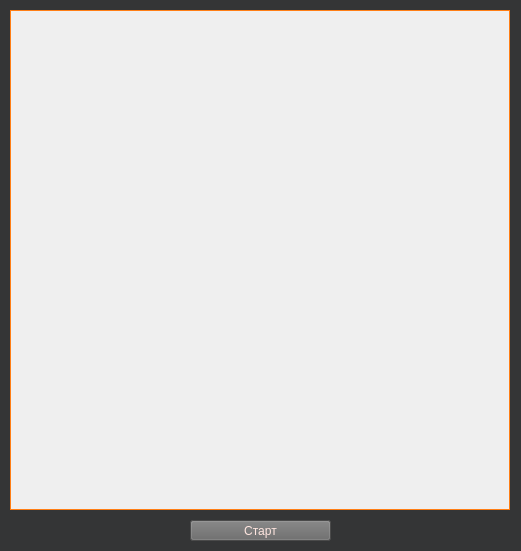
<?xml version="1.0" encoding="UTF-8"?>
<ui version="4.0">
 <class>MainWindow</class>
 <widget class="QMainWindow" name="MainWindow">
  <property name="enabled">
   <bool>true</bool>
  </property>
  <property name="geometry">
   <rect>
    <x>0</x>
    <y>0</y>
    <width>521</width>
    <height>551</height>
   </rect>
  </property>
  <property name="sizePolicy">
   <sizepolicy hsizetype="Preferred" vsizetype="Preferred">
    <horstretch>0</horstretch>
    <verstretch>0</verstretch>
   </sizepolicy>
  </property>
  <property name="minimumSize">
   <size>
    <width>521</width>
    <height>551</height>
   </size>
  </property>
  <property name="maximumSize">
   <size>
    <width>521</width>
    <height>551</height>
   </size>
  </property>
  <property name="windowTitle">
   <string>Лабораторная №8. Алгоритм Лианга-Барски.</string>
  </property>
  <property name="animated">
   <bool>false</bool>
  </property>
  <property name="documentMode">
   <bool>false</bool>
  </property>
  <widget class="QWidget" name="centralwidget">
   <property name="palette">
    <palette>
     <active>
      <colorrole role="WindowText">
       <brush brushstyle="SolidPattern">
        <color alpha="255">
         <red>255</red>
         <green>255</green>
         <blue>255</blue>
        </color>
       </brush>
      </colorrole>
      <colorrole role="Button">
       <brush brushstyle="SolidPattern">
        <color alpha="255">
         <red>52</red>
         <green>53</green>
         <blue>54</blue>
        </color>
       </brush>
      </colorrole>
      <colorrole role="Light">
       <brush brushstyle="SolidPattern">
        <color alpha="255">
         <red>78</red>
         <green>79</green>
         <blue>81</blue>
        </color>
       </brush>
      </colorrole>
      <colorrole role="Midlight">
       <brush brushstyle="SolidPattern">
        <color alpha="255">
         <red>65</red>
         <green>66</green>
         <blue>67</blue>
        </color>
       </brush>
      </colorrole>
      <colorrole role="Dark">
       <brush brushstyle="SolidPattern">
        <color alpha="255">
         <red>26</red>
         <green>26</green>
         <blue>27</blue>
        </color>
       </brush>
      </colorrole>
      <colorrole role="Mid">
       <brush brushstyle="SolidPattern">
        <color alpha="255">
         <red>34</red>
         <green>35</green>
         <blue>36</blue>
        </color>
       </brush>
      </colorrole>
      <colorrole role="Text">
       <brush brushstyle="SolidPattern">
        <color alpha="255">
         <red>255</red>
         <green>255</green>
         <blue>255</blue>
        </color>
       </brush>
      </colorrole>
      <colorrole role="BrightText">
       <brush brushstyle="SolidPattern">
        <color alpha="255">
         <red>255</red>
         <green>255</green>
         <blue>255</blue>
        </color>
       </brush>
      </colorrole>
      <colorrole role="ButtonText">
       <brush brushstyle="SolidPattern">
        <color alpha="255">
         <red>255</red>
         <green>255</green>
         <blue>255</blue>
        </color>
       </brush>
      </colorrole>
      <colorrole role="Base">
       <brush brushstyle="SolidPattern">
        <color alpha="255">
         <red>0</red>
         <green>0</green>
         <blue>0</blue>
        </color>
       </brush>
      </colorrole>
      <colorrole role="Window">
       <brush brushstyle="SolidPattern">
        <color alpha="255">
         <red>52</red>
         <green>53</green>
         <blue>54</blue>
        </color>
       </brush>
      </colorrole>
      <colorrole role="Shadow">
       <brush brushstyle="SolidPattern">
        <color alpha="255">
         <red>0</red>
         <green>0</green>
         <blue>0</blue>
        </color>
       </brush>
      </colorrole>
      <colorrole role="AlternateBase">
       <brush brushstyle="SolidPattern">
        <color alpha="255">
         <red>26</red>
         <green>26</green>
         <blue>27</blue>
        </color>
       </brush>
      </colorrole>
      <colorrole role="ToolTipBase">
       <brush brushstyle="SolidPattern">
        <color alpha="255">
         <red>255</red>
         <green>255</green>
         <blue>220</blue>
        </color>
       </brush>
      </colorrole>
      <colorrole role="ToolTipText">
       <brush brushstyle="SolidPattern">
        <color alpha="255">
         <red>0</red>
         <green>0</green>
         <blue>0</blue>
        </color>
       </brush>
      </colorrole>
      <colorrole role="PlaceholderText">
       <brush brushstyle="NoBrush">
        <color alpha="128">
         <red>255</red>
         <green>255</green>
         <blue>255</blue>
        </color>
       </brush>
      </colorrole>
     </active>
     <inactive>
      <colorrole role="WindowText">
       <brush brushstyle="SolidPattern">
        <color alpha="255">
         <red>255</red>
         <green>255</green>
         <blue>255</blue>
        </color>
       </brush>
      </colorrole>
      <colorrole role="Button">
       <brush brushstyle="SolidPattern">
        <color alpha="255">
         <red>52</red>
         <green>53</green>
         <blue>54</blue>
        </color>
       </brush>
      </colorrole>
      <colorrole role="Light">
       <brush brushstyle="SolidPattern">
        <color alpha="255">
         <red>78</red>
         <green>79</green>
         <blue>81</blue>
        </color>
       </brush>
      </colorrole>
      <colorrole role="Midlight">
       <brush brushstyle="SolidPattern">
        <color alpha="255">
         <red>65</red>
         <green>66</green>
         <blue>67</blue>
        </color>
       </brush>
      </colorrole>
      <colorrole role="Dark">
       <brush brushstyle="SolidPattern">
        <color alpha="255">
         <red>26</red>
         <green>26</green>
         <blue>27</blue>
        </color>
       </brush>
      </colorrole>
      <colorrole role="Mid">
       <brush brushstyle="SolidPattern">
        <color alpha="255">
         <red>34</red>
         <green>35</green>
         <blue>36</blue>
        </color>
       </brush>
      </colorrole>
      <colorrole role="Text">
       <brush brushstyle="SolidPattern">
        <color alpha="255">
         <red>255</red>
         <green>255</green>
         <blue>255</blue>
        </color>
       </brush>
      </colorrole>
      <colorrole role="BrightText">
       <brush brushstyle="SolidPattern">
        <color alpha="255">
         <red>255</red>
         <green>255</green>
         <blue>255</blue>
        </color>
       </brush>
      </colorrole>
      <colorrole role="ButtonText">
       <brush brushstyle="SolidPattern">
        <color alpha="255">
         <red>255</red>
         <green>255</green>
         <blue>255</blue>
        </color>
       </brush>
      </colorrole>
      <colorrole role="Base">
       <brush brushstyle="SolidPattern">
        <color alpha="255">
         <red>0</red>
         <green>0</green>
         <blue>0</blue>
        </color>
       </brush>
      </colorrole>
      <colorrole role="Window">
       <brush brushstyle="SolidPattern">
        <color alpha="255">
         <red>52</red>
         <green>53</green>
         <blue>54</blue>
        </color>
       </brush>
      </colorrole>
      <colorrole role="Shadow">
       <brush brushstyle="SolidPattern">
        <color alpha="255">
         <red>0</red>
         <green>0</green>
         <blue>0</blue>
        </color>
       </brush>
      </colorrole>
      <colorrole role="AlternateBase">
       <brush brushstyle="SolidPattern">
        <color alpha="255">
         <red>26</red>
         <green>26</green>
         <blue>27</blue>
        </color>
       </brush>
      </colorrole>
      <colorrole role="ToolTipBase">
       <brush brushstyle="SolidPattern">
        <color alpha="255">
         <red>255</red>
         <green>255</green>
         <blue>220</blue>
        </color>
       </brush>
      </colorrole>
      <colorrole role="ToolTipText">
       <brush brushstyle="SolidPattern">
        <color alpha="255">
         <red>0</red>
         <green>0</green>
         <blue>0</blue>
        </color>
       </brush>
      </colorrole>
      <colorrole role="PlaceholderText">
       <brush brushstyle="NoBrush">
        <color alpha="128">
         <red>255</red>
         <green>255</green>
         <blue>255</blue>
        </color>
       </brush>
      </colorrole>
     </inactive>
     <disabled>
      <colorrole role="WindowText">
       <brush brushstyle="SolidPattern">
        <color alpha="255">
         <red>26</red>
         <green>26</green>
         <blue>27</blue>
        </color>
       </brush>
      </colorrole>
      <colorrole role="Button">
       <brush brushstyle="SolidPattern">
        <color alpha="255">
         <red>52</red>
         <green>53</green>
         <blue>54</blue>
        </color>
       </brush>
      </colorrole>
      <colorrole role="Light">
       <brush brushstyle="SolidPattern">
        <color alpha="255">
         <red>78</red>
         <green>79</green>
         <blue>81</blue>
        </color>
       </brush>
      </colorrole>
      <colorrole role="Midlight">
       <brush brushstyle="SolidPattern">
        <color alpha="255">
         <red>65</red>
         <green>66</green>
         <blue>67</blue>
        </color>
       </brush>
      </colorrole>
      <colorrole role="Dark">
       <brush brushstyle="SolidPattern">
        <color alpha="255">
         <red>26</red>
         <green>26</green>
         <blue>27</blue>
        </color>
       </brush>
      </colorrole>
      <colorrole role="Mid">
       <brush brushstyle="SolidPattern">
        <color alpha="255">
         <red>34</red>
         <green>35</green>
         <blue>36</blue>
        </color>
       </brush>
      </colorrole>
      <colorrole role="Text">
       <brush brushstyle="SolidPattern">
        <color alpha="255">
         <red>26</red>
         <green>26</green>
         <blue>27</blue>
        </color>
       </brush>
      </colorrole>
      <colorrole role="BrightText">
       <brush brushstyle="SolidPattern">
        <color alpha="255">
         <red>255</red>
         <green>255</green>
         <blue>255</blue>
        </color>
       </brush>
      </colorrole>
      <colorrole role="ButtonText">
       <brush brushstyle="SolidPattern">
        <color alpha="255">
         <red>26</red>
         <green>26</green>
         <blue>27</blue>
        </color>
       </brush>
      </colorrole>
      <colorrole role="Base">
       <brush brushstyle="SolidPattern">
        <color alpha="255">
         <red>52</red>
         <green>53</green>
         <blue>54</blue>
        </color>
       </brush>
      </colorrole>
      <colorrole role="Window">
       <brush brushstyle="SolidPattern">
        <color alpha="255">
         <red>52</red>
         <green>53</green>
         <blue>54</blue>
        </color>
       </brush>
      </colorrole>
      <colorrole role="Shadow">
       <brush brushstyle="SolidPattern">
        <color alpha="255">
         <red>0</red>
         <green>0</green>
         <blue>0</blue>
        </color>
       </brush>
      </colorrole>
      <colorrole role="AlternateBase">
       <brush brushstyle="SolidPattern">
        <color alpha="255">
         <red>52</red>
         <green>53</green>
         <blue>54</blue>
        </color>
       </brush>
      </colorrole>
      <colorrole role="ToolTipBase">
       <brush brushstyle="SolidPattern">
        <color alpha="255">
         <red>255</red>
         <green>255</green>
         <blue>220</blue>
        </color>
       </brush>
      </colorrole>
      <colorrole role="ToolTipText">
       <brush brushstyle="SolidPattern">
        <color alpha="255">
         <red>0</red>
         <green>0</green>
         <blue>0</blue>
        </color>
       </brush>
      </colorrole>
      <colorrole role="PlaceholderText">
       <brush brushstyle="NoBrush">
        <color alpha="128">
         <red>255</red>
         <green>255</green>
         <blue>255</blue>
        </color>
       </brush>
      </colorrole>
     </disabled>
    </palette>
   </property>
   <property name="autoFillBackground">
    <bool>true</bool>
   </property>
   <widget class="QFrame" name="frame">
    <property name="enabled">
     <bool>true</bool>
    </property>
    <property name="geometry">
     <rect>
      <x>10</x>
      <y>10</y>
      <width>500</width>
      <height>500</height>
     </rect>
    </property>
    <property name="focusPolicy">
     <enum>Qt::StrongFocus</enum>
    </property>
    <property name="layoutDirection">
     <enum>Qt::LeftToRight</enum>
    </property>
    <property name="autoFillBackground">
     <bool>true</bool>
    </property>
    <property name="styleSheet">
     <string notr="true">border-color: rgb(255, 109, 12);
color: rgb(255, 126, 20);</string>
    </property>
    <property name="frameShape">
     <enum>QFrame::Box</enum>
    </property>
    <property name="frameShadow">
     <enum>QFrame::Plain</enum>
    </property>
    <property name="lineWidth">
     <number>1</number>
    </property>
    <property name="midLineWidth">
     <number>1</number>
    </property>
   </widget>
   <widget class="QPushButton" name="pushButton_draw">
    <property name="geometry">
     <rect>
      <x>190</x>
      <y>520</y>
      <width>141</width>
      <height>21</height>
     </rect>
    </property>
    <property name="autoFillBackground">
     <bool>false</bool>
    </property>
    <property name="styleSheet">
     <string notr="true">color: rgb(255, 230, 224);
background-color: rgb(104, 104, 104);</string>
    </property>
    <property name="text">
     <string>Старт</string>
    </property>
    <property name="checkable">
     <bool>false</bool>
    </property>
   </widget>
  </widget>
 </widget>
 <tabstops>
  <tabstop>frame</tabstop>
  <tabstop>pushButton_draw</tabstop>
 </tabstops>
 <resources/>
 <connections/>
</ui>
